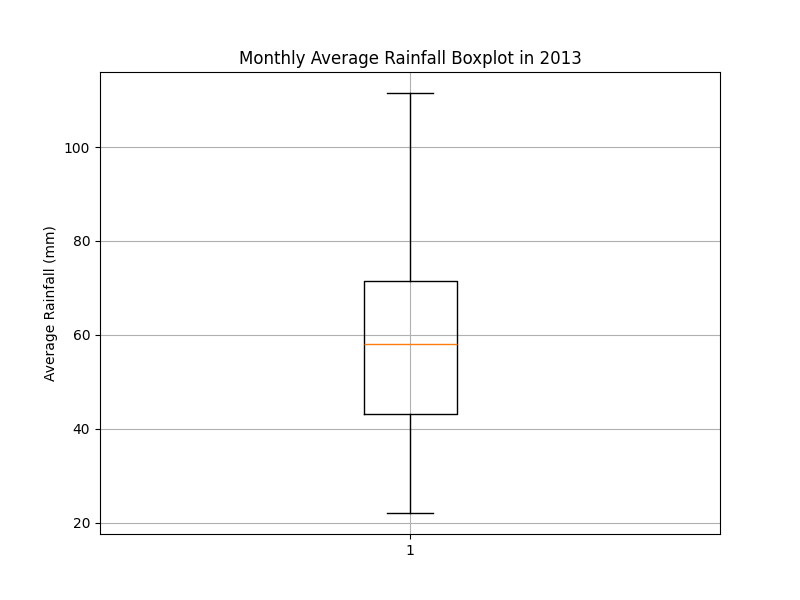

Source code (Python):
import pandas as pd
import matplotlib.pyplot as plt



def Boxplot_of_Rainfall(Raw_Data, Year):
    Data = Raw_Data[(Raw_Data['Type of period'] == 'Monthly') & (Raw_Data['Year'] == Year)]
    # Plot Boxplot
    plt.figure(figsize=(8, 6))
    plt.boxplot(Data['Avg rainfall(in mm)'])
    
    plt.ylabel('Average Rainfall (mm)')
    plt.title(f'Monthly Average Rainfall Boxplot in {Year}')
    plt.grid(True)
    plt.show()

Raw_Data = pd.read_csv('Weather_Info_In_UK.csv')
Boxplot_of_Rainfall(Raw_Data, 2013)
